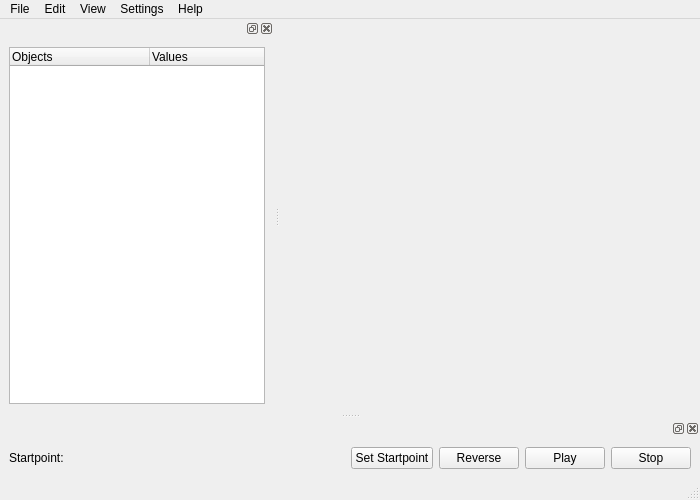
<?xml version="1.0" encoding="UTF-8"?>
<ui version="4.0">
 <class>MainWindow</class>
 <widget class="QMainWindow" name="MainWindow">
  <property name="geometry">
   <rect>
    <x>0</x>
    <y>0</y>
    <width>700</width>
    <height>500</height>
   </rect>
  </property>
  <property name="windowTitle">
   <string>My Solar System</string>
  </property>
  <widget class="QWidget" name="centralwidget">
   <layout class="QVBoxLayout" name="verticalLayout">
    <item>
     <layout class="QHBoxLayout" name="horizontalLayout"/>
    </item>
   </layout>
  </widget>
  <widget class="QStatusBar" name="statusbar"/>
  <widget class="QMenuBar" name="menubar">
   <property name="geometry">
    <rect>
     <x>0</x>
     <y>0</y>
     <width>700</width>
     <height>25</height>
    </rect>
   </property>
   <widget class="QMenu" name="menuFile">
    <property name="title">
     <string>File</string>
    </property>
    <addaction name="actionNew_Simulation"/>
    <addaction name="actionOpen"/>
    <addaction name="separator"/>
    <addaction name="actionSave"/>
    <addaction name="separator"/>
    <addaction name="actionQuit"/>
   </widget>
   <widget class="QMenu" name="menuEdit">
    <property name="title">
     <string>Edit</string>
    </property>
    <addaction name="actionNew_Object"/>
    <addaction name="actionNew_Force_Vector"/>
   </widget>
   <widget class="QMenu" name="menuSettings">
    <property name="title">
     <string>Settings</string>
    </property>
    <addaction name="actionPrefenrences"/>
   </widget>
   <widget class="QMenu" name="menuAbout_MySolarSystem">
    <property name="title">
     <string>Help</string>
    </property>
    <addaction name="actionAbout_MySolarSystem"/>
   </widget>
   <widget class="QMenu" name="menuView">
    <property name="title">
     <string>View</string>
    </property>
    <widget class="QMenu" name="menuShow">
     <property name="title">
      <string>Show</string>
     </property>
     <addaction name="actionObject_tree"/>
     <addaction name="actionPlayer"/>
    </widget>
    <addaction name="actionFull_screen"/>
    <addaction name="actionLeave_Full_Screen"/>
    <addaction name="separator"/>
    <addaction name="menuShow"/>
   </widget>
   <addaction name="menuFile"/>
   <addaction name="menuEdit"/>
   <addaction name="menuView"/>
   <addaction name="menuSettings"/>
   <addaction name="menuAbout_MySolarSystem"/>
  </widget>
  <widget class="QDockWidget" name="dockWidget_2">
   <attribute name="dockWidgetArea">
    <number>1</number>
   </attribute>
   <widget class="QWidget" name="dockWidgetContents_2">
    <layout class="QHBoxLayout" name="horizontalLayout_2">
     <item>
      <widget class="QTreeWidget" name="treeWidget">
       <property name="contextMenuPolicy">
        <enum>Qt::CustomContextMenu</enum>
       </property>
       <property name="uniformRowHeights">
        <bool>false</bool>
       </property>
       <property name="allColumnsShowFocus">
        <bool>true</bool>
       </property>
       <attribute name="headerDefaultSectionSize">
        <number>140</number>
       </attribute>
       <attribute name="headerHighlightSections">
        <bool>false</bool>
       </attribute>
       <attribute name="headerShowSortIndicator" stdset="0">
        <bool>false</bool>
       </attribute>
       <column>
        <property name="text">
         <string>Objects</string>
        </property>
       </column>
       <column>
        <property name="text">
         <string>Values</string>
        </property>
       </column>
      </widget>
     </item>
    </layout>
   </widget>
  </widget>
  <widget class="QDockWidget" name="dockWidget_3">
   <attribute name="dockWidgetArea">
    <number>8</number>
   </attribute>
   <widget class="QWidget" name="dockWidgetContents_5">
    <layout class="QHBoxLayout" name="horizontalLayout_3">
     <item>
      <widget class="QLabel" name="label">
       <property name="text">
        <string>Startpoint:</string>
       </property>
      </widget>
     </item>
     <item>
      <widget class="QLabel" name="label_2">
       <property name="text">
        <string/>
       </property>
      </widget>
     </item>
     <item>
      <spacer name="horizontalSpacer">
       <property name="orientation">
        <enum>Qt::Horizontal</enum>
       </property>
       <property name="sizeHint" stdset="0">
        <size>
         <width>40</width>
         <height>20</height>
        </size>
       </property>
      </spacer>
     </item>
     <item>
      <widget class="QPushButton" name="pushButton_4">
       <property name="text">
        <string>Set Startpoint</string>
       </property>
      </widget>
     </item>
     <item>
      <widget class="QPushButton" name="pushButton_3">
       <property name="text">
        <string>Reverse</string>
       </property>
       <property name="checkable">
        <bool>false</bool>
       </property>
       <property name="checked">
        <bool>false</bool>
       </property>
       <property name="default">
        <bool>false</bool>
       </property>
       <property name="flat">
        <bool>false</bool>
       </property>
      </widget>
     </item>
     <item>
      <widget class="QPushButton" name="pushButton_2">
       <property name="text">
        <string>Play</string>
       </property>
      </widget>
     </item>
     <item>
      <widget class="QPushButton" name="pushButton">
       <property name="text">
        <string>Stop</string>
       </property>
      </widget>
     </item>
    </layout>
   </widget>
  </widget>
  <action name="actionNew_Simulation">
   <property name="text">
    <string>New...</string>
   </property>
  </action>
  <action name="actionOpen">
   <property name="text">
    <string>Open...</string>
   </property>
  </action>
  <action name="actionSave">
   <property name="text">
    <string>Save</string>
   </property>
  </action>
  <action name="actionQuit">
   <property name="text">
    <string>Quit</string>
   </property>
  </action>
  <action name="actionPrefenrences">
   <property name="text">
    <string>Prefenrences</string>
   </property>
  </action>
  <action name="actionAbout_MySolarSystem">
   <property name="text">
    <string>About MySolarSystem</string>
   </property>
  </action>
  <action name="actionNew_Object">
   <property name="text">
    <string>New Object</string>
   </property>
  </action>
  <action name="actionFull_screen">
   <property name="text">
    <string>Full Screen</string>
   </property>
  </action>
  <action name="actionLeave_Full_Screen">
   <property name="text">
    <string>Leave Full Screen</string>
   </property>
  </action>
  <action name="actionObject_tree">
   <property name="checkable">
    <bool>true</bool>
   </property>
   <property name="checked">
    <bool>true</bool>
   </property>
   <property name="text">
    <string>Object tree</string>
   </property>
  </action>
  <action name="actionNew_Force_Vector">
   <property name="text">
    <string>New Force Vector</string>
   </property>
  </action>
  <action name="actionPlayer">
   <property name="checkable">
    <bool>true</bool>
   </property>
   <property name="checked">
    <bool>true</bool>
   </property>
   <property name="text">
    <string>Player</string>
   </property>
  </action>
 </widget>
 <resources/>
 <connections>
  <connection>
   <sender>actionQuit</sender>
   <signal>activated()</signal>
   <receiver>MainWindow</receiver>
   <slot>close()</slot>
   <hints>
    <hint type="sourcelabel">
     <x>-1</x>
     <y>-1</y>
    </hint>
    <hint type="destinationlabel">
     <x>371</x>
     <y>265</y>
    </hint>
   </hints>
  </connection>
  <connection>
   <sender>actionFull_screen</sender>
   <signal>activated()</signal>
   <receiver>MainWindow</receiver>
   <slot>showFullScreen()</slot>
   <hints>
    <hint type="sourcelabel">
     <x>-1</x>
     <y>-1</y>
    </hint>
    <hint type="destinationlabel">
     <x>371</x>
     <y>265</y>
    </hint>
   </hints>
  </connection>
  <connection>
   <sender>actionLeave_Full_Screen</sender>
   <signal>activated()</signal>
   <receiver>MainWindow</receiver>
   <slot>showNormal()</slot>
   <hints>
    <hint type="sourcelabel">
     <x>-1</x>
     <y>-1</y>
    </hint>
    <hint type="destinationlabel">
     <x>371</x>
     <y>265</y>
    </hint>
   </hints>
  </connection>
  <connection>
   <sender>actionObject_tree</sender>
   <signal>toggled(bool)</signal>
   <receiver>dockWidget_2</receiver>
   <slot>setVisible(bool)</slot>
   <hints>
    <hint type="sourcelabel">
     <x>-1</x>
     <y>-1</y>
    </hint>
    <hint type="destinationlabel">
     <x>106</x>
     <y>280</y>
    </hint>
   </hints>
  </connection>
  <connection>
   <sender>actionPlayer</sender>
   <signal>toggled(bool)</signal>
   <receiver>dockWidget_3</receiver>
   <slot>setVisible(bool)</slot>
   <hints>
    <hint type="sourcelabel">
     <x>-1</x>
     <y>-1</y>
    </hint>
    <hint type="destinationlabel">
     <x>346</x>
     <y>518</y>
    </hint>
   </hints>
  </connection>
 </connections>
</ui>
